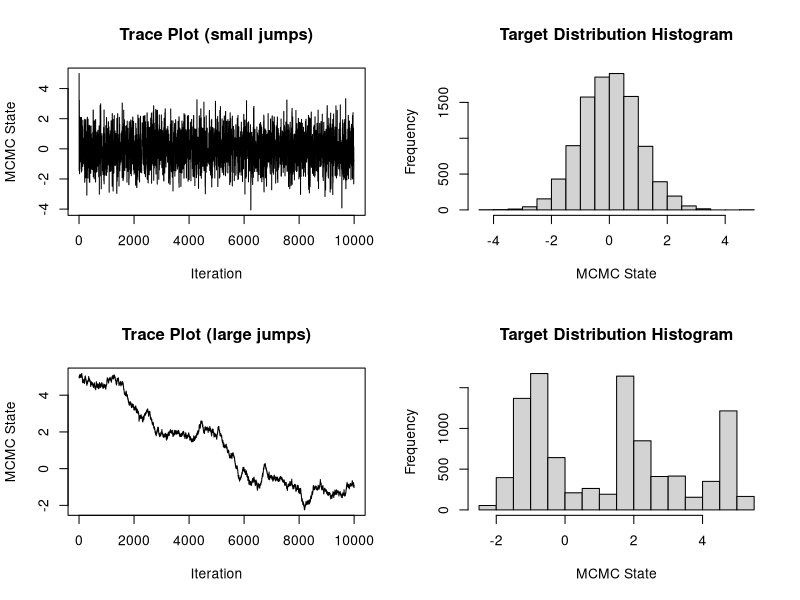

Source code (R):
## This script illustrates the Metropolis-Hastings algorithm for
## approximating the standard normal distribution
## Author: Vladimir N. Minin
## last update: 07/19/2020

#' Generate the next state the Metropolis-Hastings (M-H) chain targeting N(0,1) distribution, using a uniform random walk proposal
#' 
#' @param cur_value Current state of M-H Markov chain 
#' @param tuning_par Tuning parameter of the uniform random walk, where a random increment ~ Unif[-tuning_par, tuning_par] is added to the current state of the Markov chain (detla in the notes)
#'
#' @return Numeric vector of length 2. The first element of the vector contains the next state of the M-H Markov chain. The second element contains 0 if the proposed values was rejected and 1 otherwise.
#'
#' @examples
#' unif_rw_next(0.4, 5.0)
unif_rw_next = function(cur_value, tuning_par){

  return_value = c(cur_value, 0)
  
  prop_value = cur_value + runif(1, min=-tuning_par, max=tuning_par)
  
  if (log(runif(1)) < (cur_value^2 - prop_value^2)/2){
    return_value = c(prop_value, 1)
  }

  return(return_value)      
}

mcmc_size = 10000
start_value = 5.0


mcmc_out_small_jumps = matrix(0, nrow=(mcmc_size), ncol=2)
colnames(mcmc_out_small_jumps) = c("state", "acc_status")

cur_state = c(start_value,1)
mcmc_out_small_jumps[1,] = cur_state

for (i in 2:mcmc_size){
  
  mcmc_out_small_jumps[i,] = unif_rw_next(mcmc_out_small_jumps[i-1,1], 5.0)
}

## acceptance probability
mean(mcmc_out_small_jumps[,"acc_status"])

## mean of the target distribution
mean(mcmc_out_small_jumps[,"state"])

par(mfrow=c(2,2))

## trace plot
plot(1:mcmc_size, mcmc_out_small_jumps[,"state"], type="l", xlab="Iteration", ylab="MCMC State", main="Trace Plot (small jumps)")

## histogram
hist(mcmc_out_small_jumps[,"state"], xlab="MCMC State", main="Target Distribution Histogram")


mcmc_out_large_jumps = matrix(0, nrow=(mcmc_size), ncol=2)
colnames(mcmc_out_large_jumps) = c("state", "acc_status")

cur_state = c(start_value,1)
mcmc_out_large_jumps[1,] = cur_state

for (i in 2:mcmc_size){
  
  cur_state = unif_rw_next(mcmc_out_large_jumps[i-1,1], 0.05)
  
  mcmc_out_large_jumps[i,] = cur_state
}

## acceptance probability
mean(mcmc_out_large_jumps[,"acc_status"])

## mean of the target distribution
mean(mcmc_out_large_jumps[,"state"])

## trace plot
plot(1:mcmc_size, mcmc_out_large_jumps[,"state"], type="l", xlab="Iteration", ylab="MCMC State", main="Trace Plot (large jumps)")

## histogram
hist(mcmc_out_large_jumps[,"state"], xlab="MCMC State", main="Target Distribution Histogram")
